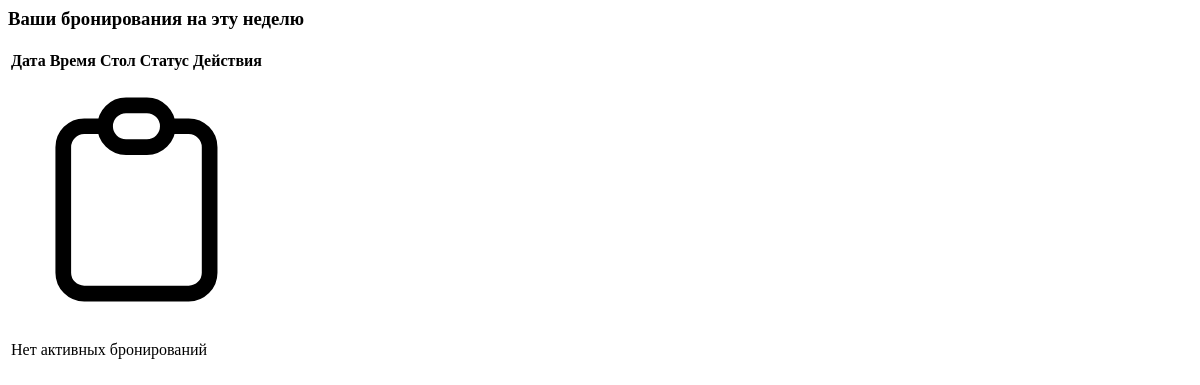
The page /bookings/week/ on the database as committed earlier.
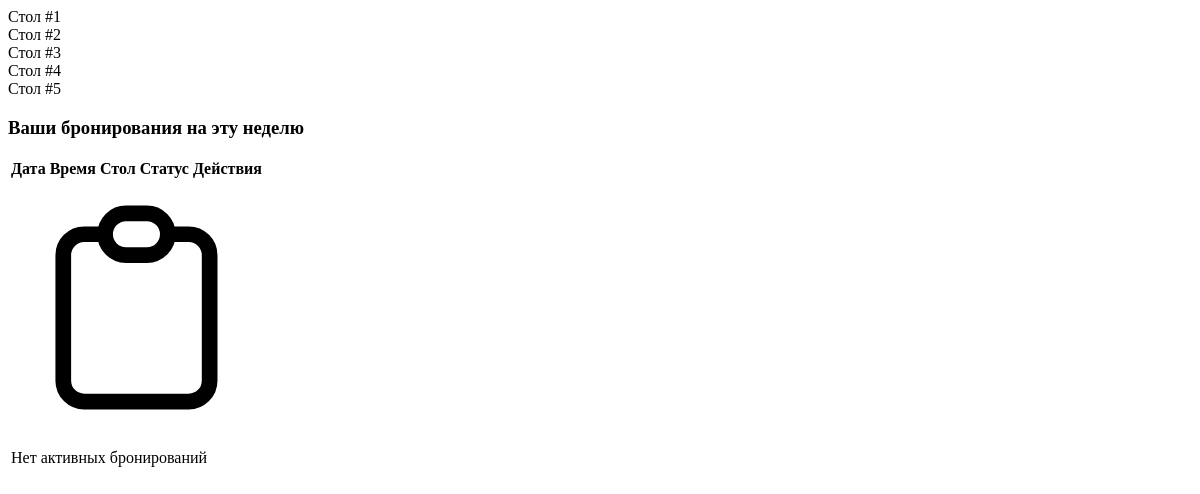
The same page on the database as committed later.
### bookings/models.py (models this page shows, shortened)
class Table(models.Model):
    number = models.PositiveIntegerField(unique=True, verbose_name="Номер стола")
    table_type = models.ForeignKey(TableType, on_delete=models.PROTECT, verbose_name="Тип стола")
    is_active = models.BooleanField(default=True, verbose_name="Активен")
    description = models.TextField(blank=True, verbose_name="Дополнительное описание")
    class Meta:
        verbose_name = "Стол"
        verbose_name_plural = "Столы"
        ordering = ['number']

### bookings/views.py (the view)
# urls.py: path('week/', views.week_view, name='week_view'),
@require_GET
def week_view(request):
    selected_date = date.fromisoformat(request.GET.get('date', date.today().isoformat()))
    table_filter = request.GET.get('table', 'all')
    status_filter = request.GET.get('status', 'all')
    start_of_week = selected_date - timedelta(days=selected_date.weekday())
    days_of_week = [start_of_week + timedelta(days=i) for i in range(7)]
    tables = Table.objects.filter(is_active=True).order_by('number')
    if table_filter != 'all':
        tables = tables.filter(id=table_filter)
    bookings = Booking.objects.filter(
        timeslot__start_time__date__range=(start_of_week, days_of_week[-1])
    )
    if status_filter != 'all':
        bookings = bookings.filter(status=status_filter)
    week_schedule = {}
    for table in tables:
        for day in days_of_week:
            day_slots = TimeSlot.objects.filter(
                table=table,
                start_time__date=day,
                is_available=True,
                is_blocked=False
            )
            day_bookings = bookings.filter(timeslot__in=day_slots).order_by('timeslot__start_time')
            week_schedule[(table.id, day)] = day_bookings
    return render(request, "bookings/week_view.html", {
        "tables": tables,
        "days_of_week": days_of_week,
        "week_schedule": week_schedule,
        "start_of_week": start_of_week,
        "status_filter": status_filter,
    })

### templates/bookings/week_view.html (shortened to what this page needs)
<div class="week-slots min-w-[700px]">
    {% for table in tables %}
    <div class="grid grid-cols-8 gap-2 mb-2">
        <div class="font-medium">Стол #{{ table.number }}</div>
    </div>
    {% endfor %}
</div>
<div class="mt-8 overflow-x-auto">
    <h3 class="text-lg font-medium mb-4">Ваши бронирования на эту неделю</h3>
    {% include 'bookings/bookings_table.html' with bookings=week_bookings %}
</div>

### templates/bookings/bookings_table.html
{% load custom_tags %}
<div class="overflow-hidden shadow ring-1 ring-black ring-opacity-5 rounded-lg">
  <table class="min-w-full divide-y divide-gray-300">
    <thead class="bg-gray-50">
      <tr>
        <th scope="col" class="px-4 py-3 text-left text-xs font-medium text-gray-500 uppercase tracking-wider">Дата</th>
        <th scope="col" class="px-4 py-3 text-left text-xs font-medium text-gray-500 uppercase tracking-wider">Время</th>
        <th scope="col" class="px-4 py-3 text-left text-xs font-medium text-gray-500 uppercase tracking-wider">Стол</th>
        <th scope="col" class="px-4 py-3 text-left text-xs font-medium text-gray-500 uppercase tracking-wider">Статус</th>
        <th scope="col" class="px-4 py-3 text-left text-xs font-medium text-gray-500 uppercase tracking-wider">Действия</th>
      </tr>
    </thead>
    <tbody class="bg-white divide-y divide-gray-200">
      {% if bookings %}
        {% for booking in bookings %}
          <tr class="hover:bg-gray-50">
            <td class="px-4 py-4 whitespace-nowrap text-sm text-gray-900">
              {{ booking.start_time|date:"d.m.Y"|default:"-" }}
            </td>
            <td class="px-4 py-4 whitespace-nowrap text-sm text-gray-500">
              {{ booking.start_time|date:"H:i"|default:"-" }} - {{ booking.end_time|date:"H:i"|default:"-" }}
            </td>
            <td class="px-4 py-4 whitespace-nowrap text-sm text-gray-900">
              {% if booking.table %}
                Стол #{{ booking.table.number|default:"-" }}
              {% else %}
                -
              {% endif %}
            </td>
            <td class="px-4 py-4 whitespace-nowrap">
              <span class="px-2 py-1 inline-flex text-xs leading-5 font-semibold rounded-full
                {% if booking.status == 'confirmed' %}bg-green-100 text-green-800
                {% elif booking.status == 'pending' %}bg-yellow-100 text-yellow-800
                {% elif booking.status == 'cancelled' %}bg-red-100 text-red-800
                {% else %}bg-gray-100 text-gray-800{% endif %}">
                {{ booking.get_status_display|default:"Неизвестно" }}
              </span>
            </td>
            <td class="px-4 py-4 whitespace-nowrap text-sm font-medium">
              {% include 'bookings/bookings_action.html' with booking=booking %}
            </td>
          </tr>
        {% endfor %}
      {% else %}
        <tr>
          <td colspan="5" class="px-4 py-6 text-center text-sm text-gray-500">
            <div class="flex flex-col items-center justify-center">
              <svg class="w-12 h-12 text-gray-400" fill="none" stroke="currentColor" viewBox="0 0 24 24">
                <path stroke-linecap="round" stroke-linejoin="round" stroke-width="1.5" d="M9 5H7a2 2 0 00-2 2v12a2 2 0 002 2h10a2 2 0 002-2V7a2 2 0 00-2-2h-2M9 5a2 2 0 002 2h2a2 2 0 002-2M9 5a2 2 0 012-2h2a2 2 0 012 2"></path>
              </svg>
              <p class="mt-2">Нет активных бронирований</p>
            </div>
          </td>
        </tr>
      {% endif %}
    </tbody>
  </table>
</div>

Rows that differ between the two databases and show on the page:
added Table: number "1"
added Table: number "2"
added Table: number "3"
added Table: number "4"
added Table: number "5"
